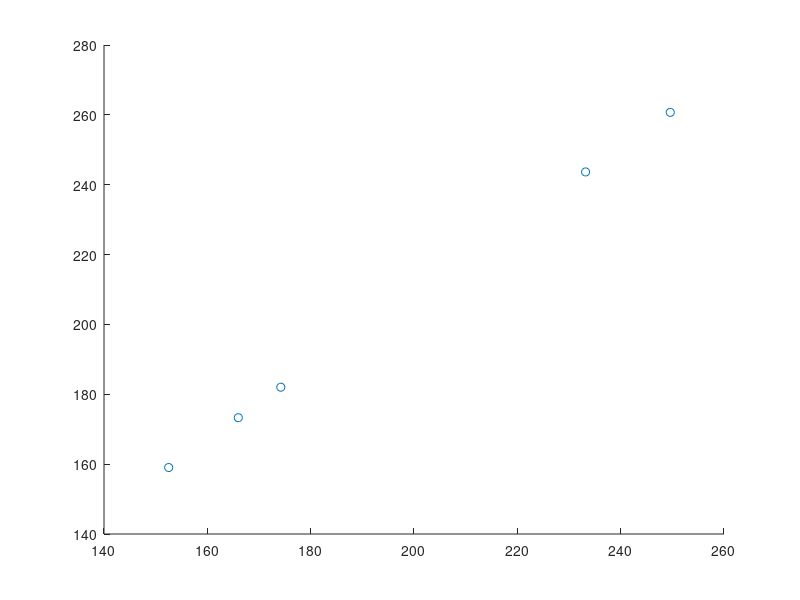

Write MATLAB code to recreate this figure. (Note: this script raises an error after producing the figure.)
PT1=[152.52 165.99 174.22 233.21 249.60];
PT2=[159.03 173.3 182.03 243.66 260.72];
figure


scatter(PT1,PT2)

fit=polyfit(PT1,PT2,1)


%%

close all
clear test

name={'test3-1.mat' 'test3-3.mat' 'test3-4.mat' 'test3-5.mat' 'test6-1.mat' 'test6-2.mat' 'test6-3.mat' 'test6-4.mat' 'test6-5.mat'  'test8-2.mat' 'test8-3.mat' 'test8-4.mat' 'test10-1.mat' 'test10-2.mat' 'test10-3.mat'};
for i=[1:size(name,2)]
    indata=load(name{i});
    imdata=indata.testData;
test(i).name=name{i};
test(i).pt1=imdata(:,1);
test(i).pt2=imdata(:,2);
test(i).fm=imdata(:,3);
test(i).time=imdata(:,4);
test(i).pt1raw=(test(i).pt1-20.8469)/(1.0533*10^(-4));
test(i).pt2raw=(test(i).pt2-17.9758)/(1.0323*10^(-4));

end


%%
%PT CALIBRATION 
close all

test(1).calpts=[200 600 700 800 900 1000 1100];
test(2).calpts=[100 200 400 500 600 700];
test(3).calpts=[100 200 300 400 700 800 900 1000];
test(4).calpts=[100 200 300 800 900 1000];
test(5).calpts=[100 200 300 400 500 600 700 800 1200 1300 1400];
test(6).calpts=[100 200 300 500 600 700];
test(7).calpts=[100 200 300 400 1200 1300 1400];
test(8).calpts=[100 200 500 600 700 800];
test(9).calpts=[100 200 400 500 600];
test(10).calpts=[100 200 300 600 800 900 1000];
test(11).calpts=[100 200 300 400 500 900 1000 1100 1200 1300 1400];
test(12).calpts=[100 200 300 400 700 800 900 1000 1100];
test(13).calpts=[100 200 400 600 800 1000];
test(14).calpts=[100 200 450 700 800];
test(15).calpts=[500 800 1100 1430];

figure
hold on
ptcal2.pt1=[];
ptcal2.pt2=[];
for i=[1:size(name,2)]

    ptcal(i).fit=polyfit(test(i).pt1raw(test(i).calpts),test(i).pt2raw(test(i).calpts),1);
  
    scatter(test(i).pt1raw(test(i).calpts),test(i).pt2raw(test(i).calpts));
    ptcal2.pt1=[ptcal2.pt1;test(i).pt1raw(test(i).calpts)];
   ptcal2.pt2=[ptcal2.pt2;test(i).pt2raw(test(i).calpts)];
   plot([0,3*10^6],[0,3*10^6]* ptcal(i).fit(1) + ptcal(i).fit(2));
end

ptcal(i).fit=polyfit(ptcal2.pt1,ptcal2.pt2,1)

%%
%Relative Calibrated PTs

%%
close all

for i=[1:size(name,2)]


%data2cal=data2;
%deltap=data1-data2cal;
%plot(smooth(deltap))
pt1plot=test(i).pt1;
pt2plot=test(i).pt2;

figure('Name',test(i).name)
subplot(3,1,1)
hold on

plot((pt1plot) )
plot((pt2plot  ))
title('Wrong Calibration PT Readings')
legend('PT1','PT2')

%subplot(3,1,2)
%hold on

pt1orig=smooth(test(i).pt1raw* ptcal(i).fit(1) + ptcal(i).fit(2));
D_npt=.5*25.6/10;
A_npt=pi()*(D_npt/4)^.5;%npt area in meters 

goxCal.fm_crit=[20.32 17.99 0 19.84 18.79 0 0 0 19.36 0 0 0 17.74 17.99 18.47]*.001;
goxCal.upper_p=[448.36 454.24 0 473.23 469.34 0 0 0 467.08 0 0 0 411.04 379.44 388.6];
goxCal.press_diff=[0 9.8 0 9.74 4.4 0 0 0 0 0 0 0 0 35 25]*6895;
%rho calculated at 20 C on peace software
goxCal.rho=[35.77 36.24 0 37.76 37.45 0 0 0 37.27 0 0 0 32.78 30.26 30.99];

%pt2orig=smooth(test(i).pt2raw-.5.*goxCal.rho(i).*goxCal.fm_crit(i)./(goxCal.rho(i).*A_npt*6895));
pt2orig=smooth(test(i).pt2raw);

%plot((pt1orig)  )
%plot((pt2orig ))
%title('Original PT Readings')
%legend('PT1','PT2')

%subplot(3,1,3)

ptorigdiff=pt1orig-pt2orig;
%plot((ptorigdiff)  )
%title('Original PT Difference')
%legend('Difference')

subplot(3,1,2)

test(i).ptdiffcal=smooth(pt1orig*1.0323*10^(-4)-(pt2orig*1.0323*10^(-4)),40);
plot((test(i).ptdiffcal)  )
title('Original PT Calibrated Difference')
legend('Difference')


subplot(3,1,3)
fm=test(i).fm;
plot(fm)
title('Mass Flow Meter Readings')

end

%%
close all
test.upstream=[445 451 470 471 465 467 461 459 460 383 391 380 387 372 381];
test.close=[353 360 320 320 319 377 371 319 319 0 0 0 262 250 256];
relief.closequarterhigh=test.close([1,2,6,7]);
relief.closequarterlow=test.close([3,4,5,8,9]);
relief.closehalf=test.close([13,14,15]);
relief.closequarterhighAVG=mean(relief.closequarterhigh);
relief.closequarterhighSTD=std(relief.closequarterhigh);
relief.closequarterlowAVG=mean(relief.closequarterlow);
relief.closequarterlowSTD=std(relief.closequarterlow);
relief.closehalfAVG=mean(relief.closehalf);
relief.closehalfSTD=std(relief.closehalf);


figure
scatter([1:15],relief.upstream)
figure
scatter([1:15],relief.close)
title('Pressure after relief valve close')
ylabel('Pressure [psi]')

%%
%Find pressure differences for smaller injector test where pressure
%difference is readily aparent. 


A=[0.0000112 0.0000112 0.0000112 0.0000112 0.0000112 0.0000262 0.0000262 0.0000262 0.0000262 0.0000262 0.0000262 0.0000262 0.0000112 0.0000112 0.0000112];
C_d=.56;
goxCal.B=goxCal.fm_crit./(C_d*A.* (2*goxCal.rho.*goxCal.press_diff).^(.5) );

goxCal.C_DCal=(goxCal.fm_crit)./(A.* (2*goxCal.rho.*(goxCal.press_diff)).^(.5) );

goxCal.B=goxCal.B([14,15])
goxCal.CD=goxCal.C_DCal([2,4,5,14,15])
B_const_avg=mean(goxCal.B)
Cd_avg=mean(goxCal.CD)